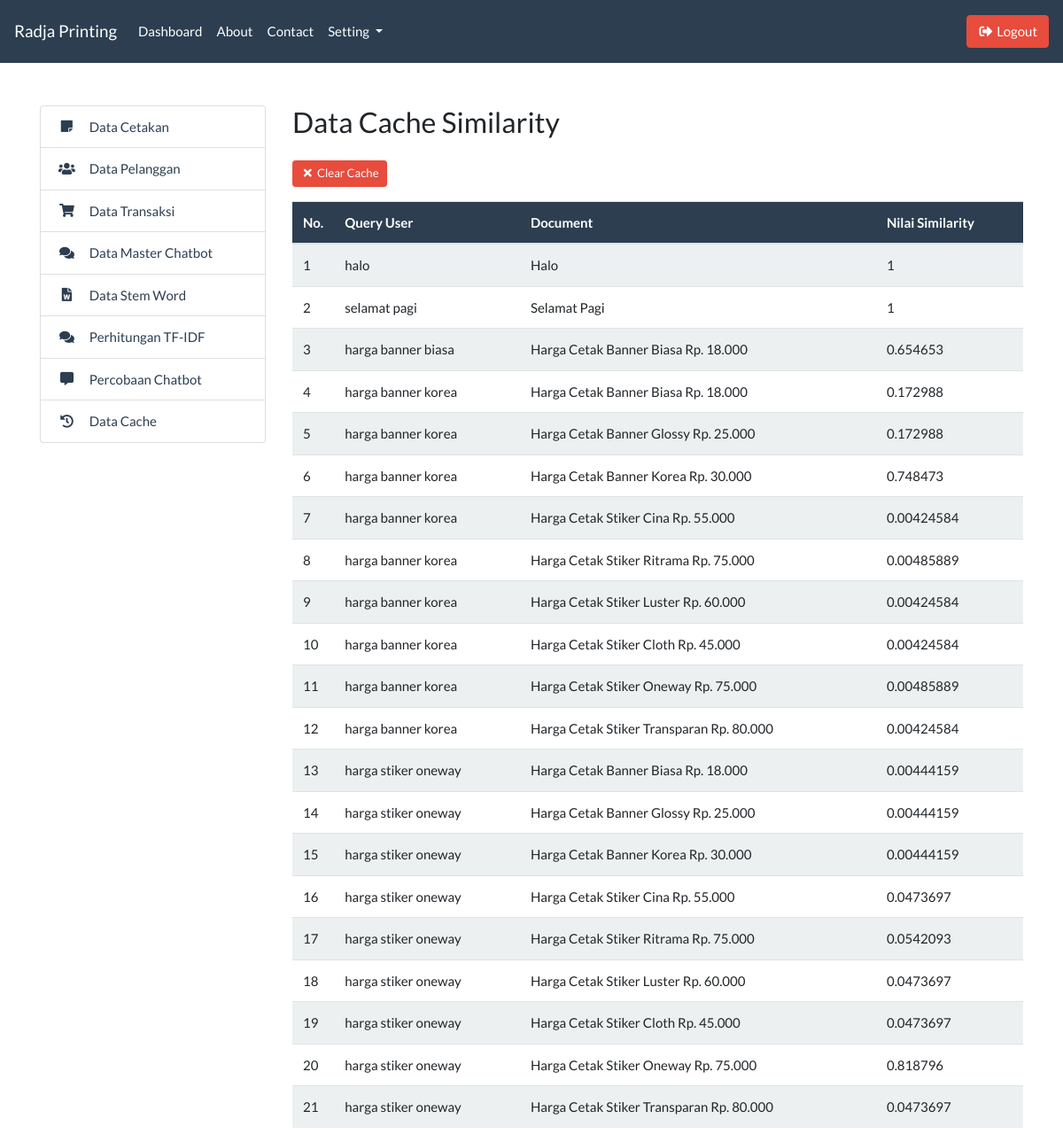
Page /admin/cache_index.php (signed in) on the earlier database version.
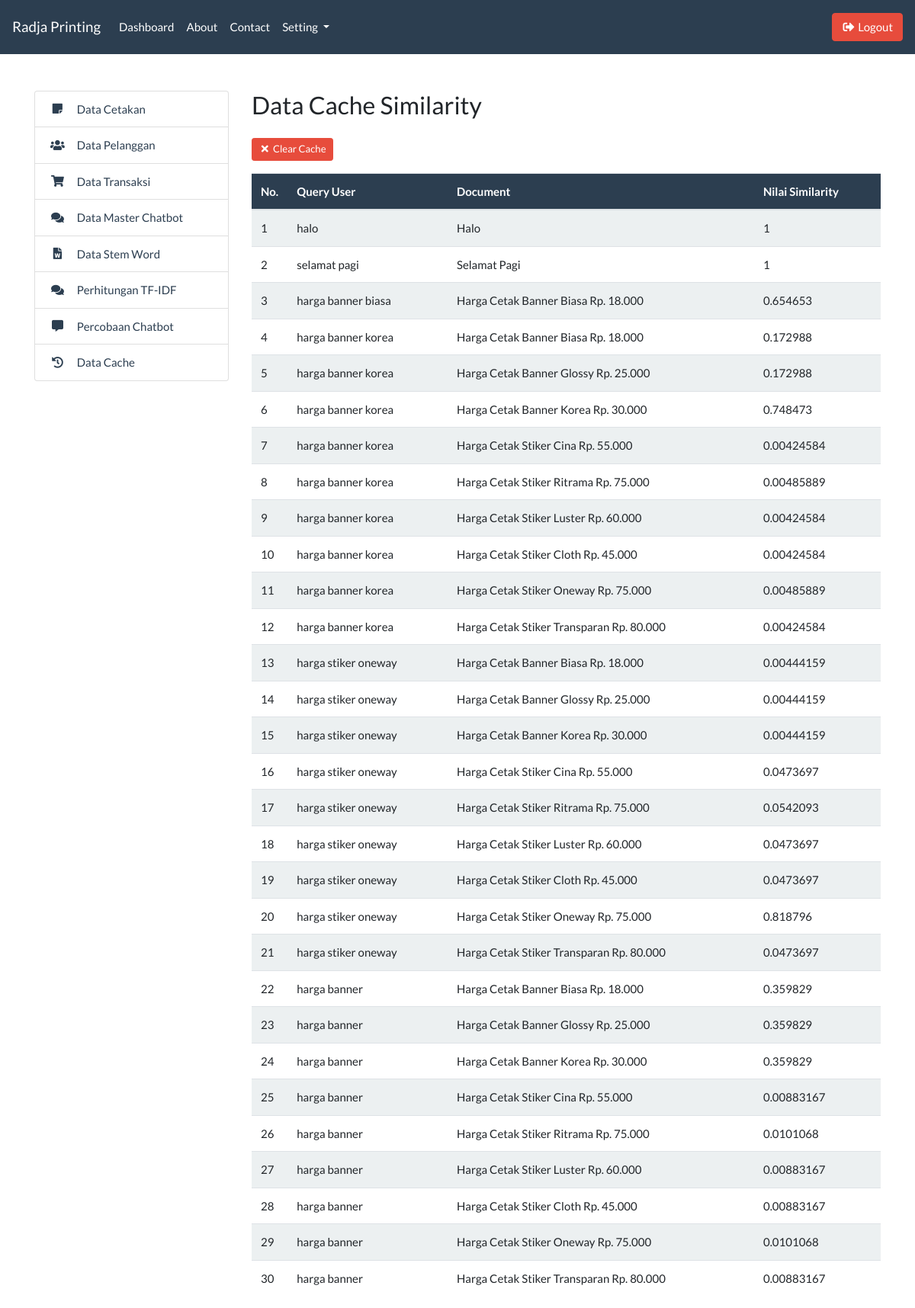
Same page on the later database version.
### tables this page shows
CREATE TABLE `tb_cache` (
  `id` int(11) NOT NULL,
  `query` varchar(255) NOT NULL,
  `doc_id` int(11) NOT NULL,
  `nilai` float NOT NULL
);

CREATE TABLE `tb_dokumen` (
  `id` int(11) NOT NULL,
  `dokumen` varchar(255) NOT NULL
);

### admin/cache_index.php (the view)
<?php include '../templates/admin_header.php'; ?>
<?php include '../templates/admin_sidebar.php'; ?>
<div class="col-md-9">
    <h3>Data Cache Similarity</h3>
    <a href="cache_delete.php" class="btn btn-danger btn-sm my-3">
        <i class="fas fa-fw fa-times"></i> Clear Cache
    </a>
    <table class="table table-striped">
        <thead class="bg-primary text-white">
            <tr>
                <th width="5%">No.</th>
                <th>Query User</th>
                <th>Document</th>
                <th>Nilai Similarity</th>
            </tr>
        </thead>
        <tbody>
            <?php
                include '../koneksi.php';
                $no = 1;
                $query = mysqli_query($koneksi, "SELECT c.*, d.dokumen FROM tb_cache AS C LEFT JOIN tb_dokumen AS d ON c.doc_id = d.id");
                while($result = mysqli_fetch_array($query)){
            ?>
            <tr>
                <td><?= $no++; ?></td>
                <td><?= $result['query']; ?></td>
                <td><?= $result['dokumen']; ?></td>
                <td><?= $result['nilai']; ?></td>
            </tr>
            <?php } ?>
        </tbody>
    </table>
</div>
<?php include '../templates/admin_footer.php'; ?>

### templates/admin_header.php (shortened to what this page needs)
<!DOCTYPE html>
<html lang="en">
<head>
    <link rel="stylesheet" href="../assets/css/bootstrap.css">
    <link rel="stylesheet" href="../assets/css/all.css">
    <link rel="stylesheet" href="../assets/css/select2.min.css">
    <link rel="stylesheet" href="../assets/css/select2-bootstrap4.min.css">
</head>
<body>
    <nav class="navbar navbar-expand-lg navbar-dark bg-primary">
        <a class="navbar-brand" href="#">Radja Printing</a>
        <div class="collapse navbar-collapse" id="navbarColor01">
            <ul class="navbar-nav mr-auto">
                <li class="nav-item">
                    <a class="nav-link" href="dashboard.php">Dashboard</a>
                </li>
                <li class="nav-item">
                    <a class="nav-link" href="#">About</a>
                </li>
                <li class="nav-item">
                    <a class="nav-link" href="#">Contact</a>
                </li>
                <li class="nav-item dropdown">
                    <a class="nav-link dropdown-toggle" href="#" id="navbarDropdown" role="button"
                        data-toggle="dropdown" aria-haspopup="true" aria-expanded="false">
                        Setting
                    </a>
                </li>
            </ul>
            <a href="../logout.php" class="btn btn-danger my-2 my-sm-0" type="submit">
                <i class="fas fa-fw fa-sign-out-alt"></i> Logout
            </a>
        </div>
    </nav>

### templates/admin_sidebar.php
<div class="container mt-5">
    <div class="row">
        <div class="col-md-3">
            <ul class="list-group">
                <a href="cetakan_index.php"
                    class="list-group-item list-group-item-action d-flex justify-content-start align-items-center text-primary">
                    <i class="fas fa-fw fa-sticky-note mr-3"></i> Data Cetakan
                </a>
                <a href="pelanggan_index.php"
                    class="list-group-item list-group-item-action d-flex justify-content-start align-items-center text-primary">
                    <i class="fas fa-fw fa-users mr-3"></i> Data Pelanggan
                </a>
                <a href="transaksi_index.php"
                    class="list-group-item list-group-item-action d-flex justify-content-start align-items-center text-primary">
                    <i class="fas fa-fw fa-shopping-cart mr-3"></i> Data Transaksi
                </a>
                <a href="master_index.php"
                    class="list-group-item list-group-item-action d-flex justify-content-start align-items-center text-primary">
                    <i class="fas fa-fw fa-comments mr-3"></i> Data Master Chatbot
                </a>
                <a href="stem_index.php"
                    class="list-group-item list-group-item-action d-flex justify-content-start align-items-center text-primary">
                    <i class="fas fa-fw fa-file-word mr-3"></i> Data Stem Word
                </a>
                <a href="master_hitung.php"
                    class="list-group-item list-group-item-action d-flex justify-content-start align-items-center text-primary">
                    <i class="fas fa-fw fa-comments mr-3"></i> Perhitungan TF-IDF
                </a>
                <a href="coba_chat.php"
                    class="list-group-item list-group-item-action d-flex justify-content-start align-items-center text-primary">
                    <i class="fas fa-fw fa-comment-alt mr-3"></i> Percobaan Chatbot
                </a>
                <a href="cache_index.php"
                    class="list-group-item list-group-item-action d-flex justify-content-start align-items-center text-primary">
                    <i class="fas fa-fw fa-history mr-3"></i> Data Cache
                </a>
            </ul>
        </div>

### templates/admin_footer.php (shortened to what this page needs)
</div>
</div>
</body>
</html>

### assets/css/all.css (style rules this page uses)
.fa, .fas, .far, .fal, .fad, .fab { -moz-osx-font-smoothing: grayscale; -webkit-font-smoothing: antialiased; display: inline-block; font-style: normal; font-variant: normal; text-rendering: auto; line-height: 1; }
.fa-fw { text-align: center; width: 1.25em; }
.fa-comment-alt:before { content: "\f27a"; }
.fa-comments:before { content: "\f086"; }
.fa-file-word:before { content: "\f1c2"; }
.fa-history:before { content: "\f1da"; }
.fa-shopping-cart:before { content: "\f07a"; }
.fa-sign-out-alt:before { content: "\f2f5"; }
.fa-sticky-note:before { content: "\f249"; }
.fa-times:before { content: "\f00d"; }
.fa-users:before { content: "\f0c0"; }
.fa, .fas { font-family: 'Font Awesome 5 Free'; font-weight: 900; }

Differences in the rows shown:
added tb_cache: query "harga banner", tb_dokumen.dokumen "Harga Cetak Banner Biasa Rp. 18.000", nilai "0.359829"
added tb_cache: query "harga banner", tb_dokumen.dokumen "Harga Cetak Banner Glossy Rp. 25.000", nilai "0.359829"
added tb_cache: query "harga banner", tb_dokumen.dokumen "Harga Cetak Banner Korea Rp. 30.000", nilai "0.359829"
added tb_cache: query "harga banner", tb_dokumen.dokumen "Harga Cetak Stiker Cina Rp. 55.000", nilai "0.00883167"
added tb_cache: query "harga banner", tb_dokumen.dokumen "Harga Cetak Stiker Ritrama Rp. 75.000", nilai "0.0101068"
added tb_cache: query "harga banner", tb_dokumen.dokumen "Harga Cetak Stiker Luster Rp. 60.000", nilai "0.00883167"
added tb_cache: query "harga banner", tb_dokumen.dokumen "Harga Cetak Stiker Cloth Rp. 45.000", nilai "0.00883167"
added tb_cache: query "harga banner", tb_dokumen.dokumen "Harga Cetak Stiker Oneway Rp. 75.000", nilai "0.0101068"
added tb_cache: query "harga banner", tb_dokumen.dokumen "Harga Cetak Stiker Transparan Rp. 80.000", nilai "0.00883167"
